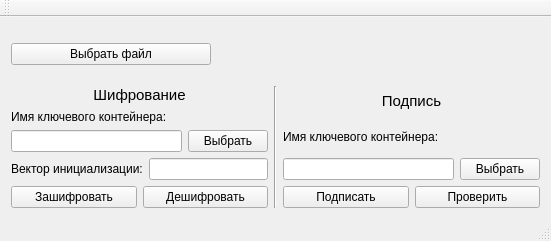
<?xml version="1.0" encoding="UTF-8"?>
<ui version="4.0">
 <class>MainWindow</class>
 <widget class="QMainWindow" name="MainWindow">
  <property name="geometry">
   <rect>
    <x>0</x>
    <y>0</y>
    <width>551</width>
    <height>241</height>
   </rect>
  </property>
  <property name="windowTitle">
   <string>MainWindow</string>
  </property>
  <widget class="QWidget" name="centralWidget">
   <layout class="QVBoxLayout" name="verticalLayout_3">
    <item>
     <layout class="QHBoxLayout" name="horizontalLayout_5">
      <item>
       <widget class="QPushButton" name="pbFile">
        <property name="maximumSize">
         <size>
          <width>200</width>
          <height>16777215</height>
         </size>
        </property>
        <property name="text">
         <string>Выбрать файл</string>
        </property>
       </widget>
      </item>
      <item>
       <widget class="QLabel" name="lFile">
        <property name="text">
         <string/>
        </property>
       </widget>
      </item>
     </layout>
    </item>
    <item>
     <layout class="QHBoxLayout" name="horizontalLayout_9">
      <item>
       <layout class="QVBoxLayout" name="verticalLayout_2">
        <item>
         <widget class="QLabel" name="label">
          <property name="text">
           <string>&lt;html&gt;&lt;head/&gt;&lt;body&gt;&lt;p&gt;&lt;span style=&quot; font-size:11pt;&quot;&gt;Шифрование&lt;/span&gt;&lt;/p&gt;&lt;/body&gt;&lt;/html&gt;</string>
          </property>
          <property name="alignment">
           <set>Qt::AlignCenter</set>
          </property>
         </widget>
        </item>
        <item>
         <layout class="QHBoxLayout" name="horizontalLayout_4">
          <item>
           <widget class="QLabel" name="ltext">
            <property name="text">
             <string>Имя ключевого контейнера:</string>
            </property>
           </widget>
          </item>
          <item>
           <widget class="QLabel" name="lCon">
            <property name="text">
             <string/>
            </property>
           </widget>
          </item>
         </layout>
        </item>
        <item>
         <layout class="QHBoxLayout" name="horizontalLayout_6">
          <item>
           <widget class="QLineEdit" name="leCon"/>
          </item>
          <item>
           <widget class="QPushButton" name="pbCon">
            <property name="text">
             <string>Выбрать</string>
            </property>
           </widget>
          </item>
         </layout>
        </item>
        <item>
         <layout class="QHBoxLayout" name="horizontalLayout_7">
          <item>
           <widget class="QLabel" name="label_3">
            <property name="text">
             <string>Вектор инициализации:</string>
            </property>
           </widget>
          </item>
          <item>
           <widget class="QLineEdit" name="leVector"/>
          </item>
         </layout>
        </item>
        <item>
         <layout class="QHBoxLayout" name="horizontalLayout_8">
          <item>
           <widget class="QPushButton" name="pbEncrypt">
            <property name="text">
             <string>Зашифровать</string>
            </property>
           </widget>
          </item>
          <item>
           <widget class="QPushButton" name="pbDecrypt">
            <property name="text">
             <string>Дешифровать</string>
            </property>
           </widget>
          </item>
         </layout>
        </item>
       </layout>
      </item>
      <item>
       <widget class="Line" name="line_2">
        <property name="orientation">
         <enum>Qt::Vertical</enum>
        </property>
       </widget>
      </item>
      <item>
       <layout class="QVBoxLayout" name="verticalLayout">
        <item>
         <widget class="QLabel" name="label_2">
          <property name="text">
           <string>&lt;html&gt;&lt;head/&gt;&lt;body&gt;&lt;p&gt;&lt;span style=&quot; font-size:11pt;&quot;&gt;Подпись&lt;/span&gt;&lt;/p&gt;&lt;/body&gt;&lt;/html&gt;</string>
          </property>
          <property name="alignment">
           <set>Qt::AlignCenter</set>
          </property>
         </widget>
        </item>
        <item>
         <layout class="QHBoxLayout" name="horizontalLayout">
          <item>
           <widget class="QLabel" name="ltext_2">
            <property name="text">
             <string>Имя ключевого контейнера:</string>
            </property>
           </widget>
          </item>
          <item>
           <widget class="QLabel" name="lCon_2">
            <property name="text">
             <string/>
            </property>
           </widget>
          </item>
         </layout>
        </item>
        <item>
         <layout class="QHBoxLayout" name="horizontalLayout_2">
          <item>
           <widget class="QLineEdit" name="leCon_2"/>
          </item>
          <item>
           <widget class="QPushButton" name="pbCon_2">
            <property name="text">
             <string>Выбрать</string>
            </property>
           </widget>
          </item>
         </layout>
        </item>
        <item>
         <layout class="QHBoxLayout" name="horizontalLayout_3">
          <item>
           <widget class="QPushButton" name="pbSign">
            <property name="text">
             <string>Подписать</string>
            </property>
           </widget>
          </item>
          <item>
           <widget class="QPushButton" name="pbCheck">
            <property name="text">
             <string>Проверить</string>
            </property>
           </widget>
          </item>
         </layout>
        </item>
       </layout>
      </item>
     </layout>
    </item>
   </layout>
  </widget>
  <widget class="QMenuBar" name="menuBar">
   <property name="geometry">
    <rect>
     <x>0</x>
     <y>0</y>
     <width>551</width>
     <height>21</height>
    </rect>
   </property>
  </widget>
  <widget class="QToolBar" name="mainToolBar">
   <attribute name="toolBarArea">
    <enum>TopToolBarArea</enum>
   </attribute>
   <attribute name="toolBarBreak">
    <bool>false</bool>
   </attribute>
  </widget>
  <widget class="QStatusBar" name="statusBar"/>
 </widget>
 <layoutdefault spacing="6" margin="11"/>
 <resources/>
 <connections/>
</ui>
